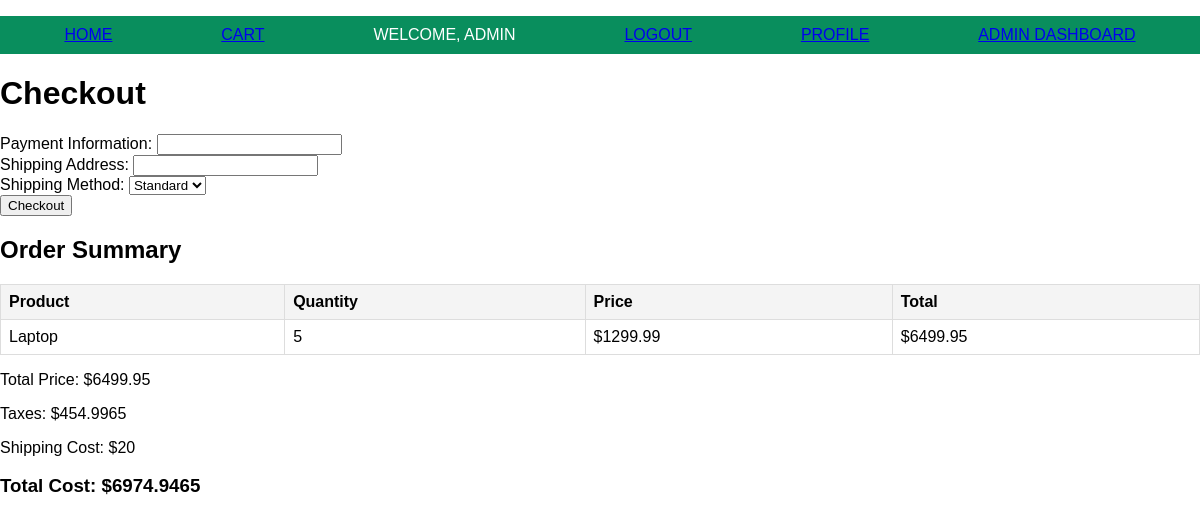
/checkout (signed in), run on an earlier commit of the app's database.
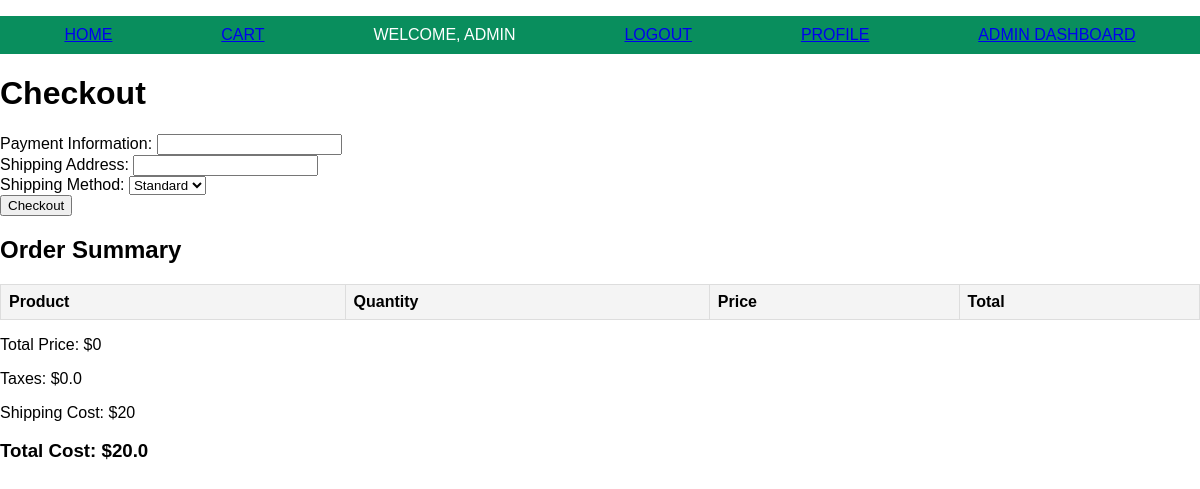
And on a later commit of the database.
### models.py (models this page shows)
class Cart(db.Model):
    id = db.Column(db.Integer, primary_key=True)
    user_id = db.Column(db.Integer, db.ForeignKey('user.id'), nullable=False)
    product_id = db.Column(db.Integer, db.ForeignKey('product.id'), nullable=False)
    quantity = db.Column(db.Integer, default=1)
    product = db.relationship('Product')
    user = db.relationship('User', backref=db.backref('cart_items', lazy=True))

class Product(db.Model):
    id = db.Column(db.Integer, primary_key=True)
    name = db.Column(db.String(80), nullable=False)
    price = db.Column(db.Float, nullable=False)
    image = db.Column(db.String(120), nullable=True)
    category_id = db.Column(db.Integer, db.ForeignKey('category.id'), nullable=False)
    sales_count = db.Column(db.Integer, default=0)
    warehouse_id = db.Column(db.Integer, db.ForeignKey('warehouse.id'), nullable=True)
    inventory = db.Column(db.Integer, default=0)
    warehouse = db.relationship('Warehouse', backref=db.backref('products', lazy=True))
    category = db.relationship('Category', backref=db.backref('products', lazy=True))

### app.py (the view, shortened to what this page needs)
@app.route('/checkout', methods=['GET', 'POST'])
def checkout():
    form = CheckoutForm()
    cart_items = []
    total_price = 0
    taxes = 0
    shipping_cost = 0
    total_cost = 0
    customer_id = session.get('user_id')
    cart_items = Cart.query.filter_by(user_id=customer_id).all()
    total_price = sum(item.product.price * item.quantity for item in cart_items)
    tax_rate = 0.07  # Example tax rate
    shipping_cost = 10 if form.shipping_method.data == 'standard' else 20  # Example shipping costs
    taxes = total_price * tax_rate
    total_cost = total_price + taxes + shipping_cost
    return render_template('checkout.html', form=form, cart_items=cart_items, total_price=total_price, taxes=taxes, shipping_cost=shipping_cost, total_cost=total_cost, user=session.get('username', 'Guest'))

### forms.py
class CheckoutForm(FlaskForm):
    payment_info = StringField('Payment Information', validators=[DataRequired()])
    shipping_address = StringField('Shipping Address', validators=[DataRequired()])
    shipping_method = SelectField('Shipping Method', choices=[('standard', 'Standard'), ('express', 'Express')], validators=[DataRequired()])
    submit = SubmitField('Checkout')

### templates/checkout.html (shortened to what this page needs)
{% extends "base.html" %}
{% block content %}
<h1>Checkout</h1>
<form method="POST">
    <div>
        {{ form.payment_info.label }}: {{ form.payment_info(class="form-control") }}
    </div>
    <div>
        {{ form.shipping_address.label }}: {{ form.shipping_address(class="form-control") }}
    </div>
    <div>
        {{ form.shipping_method.label }}: {{ form.shipping_method(class="form-control") }}
    </div>
    <div>
        {{ form.submit(class="btn btn-primary") }}
    </div>
</form>
<h2>Order Summary</h2>
<table>
    <tr>
        <th>Product</th>
        <th>Quantity</th>
        <th>Price</th>
        <th>Total</th>
    </tr>
    {% for item in cart_items %}
    <tr>
        <td>{{ item.product.name }}</td>
        <td>{{ item.quantity }}</td>
        <td>${{ item.product.price }}</td>
        <td>${{ item.product.price * item.quantity }}</td>
    </tr>
    {% endfor %}
</table>
<p>Total Price: ${{ total_price }}</p>
<p>Taxes: ${{ taxes }}</p>
<p>Shipping Cost: ${{ shipping_cost }}</p>
<h3>Total Cost: ${{ total_cost }}</h3>
{% endblock %}

What changed in the data, as far as the page shows it:
removed Cart: product.name "Laptop", quantity "5", product.price "1299.99", item.product.price*item.quantity "6499.95"
Also different on the page:
{{ total_price }}: "6499.95" → "0"
{{ taxes }}: "454.9965" → "0.0"
{{ total_cost }}: "6974.9465" → "20.0"
